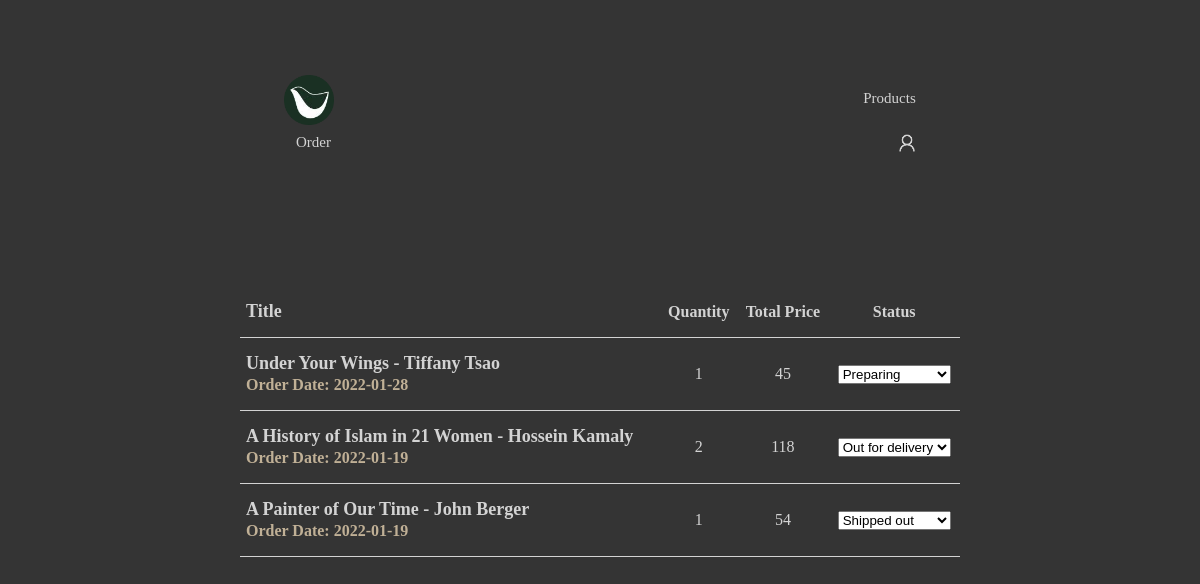
/view_order.php?id=4 (signed in), run on the app's committed database.
### tables this page shows
CREATE TABLE `manage_order` (
  `order_id` int(11) NOT NULL,
  `order_price` decimal(10,2) NOT NULL,
  `order_quantity` int(11) NOT NULL,
  `order_date` date NOT NULL DEFAULT current_timestamp(),
  `order_status` varchar(255) NOT NULL,
  `book_id` int(11) NOT NULL,
  `cust_id` int(11) NOT NULL
);

CREATE TABLE `book` (
  `book_id` int(11) NOT NULL,
  `book_title` varchar(255) NOT NULL,
  `book_category` varchar(50) NOT NULL,
  `book_price` decimal(10,2) NOT NULL,
  `book_pic` varchar(100) NOT NULL,
  `book_stock` int(11) NOT NULL,
  `book_desc` longtext NOT NULL,
  `book_sold` int(11) NOT NULL,
  `book_year` int(11) NOT NULL
);

### view_order.php (the view, shortened to what this page needs)
<?php include 'config.php'; session_start(); ?>
<!DOCTYPE html>
<html>
<head>
</head>
<body>
	<?php include 'navbarAdmin.php'; ?>
	<div class="container">
		<table>
			<tr>
				<th id="otitle">Title</th>
				<th id="oq">Quantity</th>
				<th id="ototal">Total Price</th>
				<th id="ostat">Status</th>
			</tr>
			<?php
				if (isset($_GET['id'])) {
					$id = $_GET['id'];
					$query = mysqli_query($link, "SELECT * FROM manage_order WHERE cust_id=$id ORDER BY order_date DESC");
					while ($row = mysqli_fetch_assoc($query)) {
						$bid = $row['book_id'];
						$date = $row['order_date'];
						$quantity = $row['order_quantity'];
						$price = $row['order_price'];
						$subTotal = $quantity * $price;
						$status = $row['order_status'];
						$sql = mysqli_query($link, "SELECT * FROM book WHERE book_id=$bid");
						while ($row = mysqli_fetch_assoc($sql)) {
							$title = $row['book_title'];
						}
						echo "
							<tr>
								<td id='otitle'>$title<br><span id='odate'>Order Date: $date</span></td>
								<td id='oq'>$quantity</td>
								<td id='ototal'>$subTotal</td>
								<td id='ostat'>";?>
									<?php echo "<form method='POST'>"; ?>
										<select onchange='this.form.submit()' name='statusUpdate'>
											<option value='Preparing' <?php if($status=='Preparing'){ echo "selected";}?>>Preparing</option>
											<option value='Shipped out' <?php if($status=='Shipped out'){ echo "selected";}?>>Shipped out</option>
											<option value='Out for delivery' <?php if($status=='Out for delivery'){ echo "selected";}?>>Out for delivery</option>
										</select>
									</form>
						<?php
						echo "</td>
							</tr>";
					}
				}
			?>
		</table>
	</div>
</body>
</html>

### data on the page
manage_order: book.book_title "Under Your Wings - Tiffany Tsao", order_date "2022-01-28", order_quantity "1", subTotal "45"
manage_order: book.book_title "A History of Islam in 21 Women - Hossein Kamaly", order_date "2022-01-19", order_quantity "2", subTotal "118", statusUpdate "Out for delivery"
manage_order: book.book_title "A Painter of Our Time - John Berger", order_date "2022-01-19", order_quantity "1", subTotal "54", statusUpdate "Shipped out"
